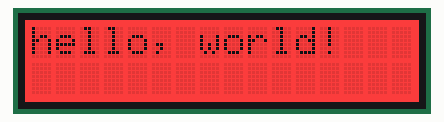
This sketch was run on a simulated Arduino Uno, built with avr-gcc and run on an emulated ATmega328P. Parts: 16×2 character LCD.

Above: at 0.1 s.
At 5.0 s:
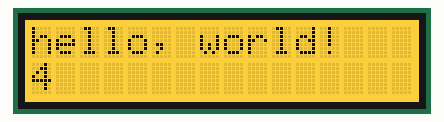
At 9.99 s:
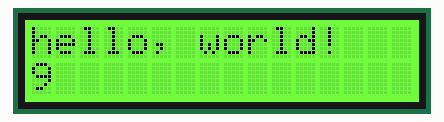
At 19.97 s:
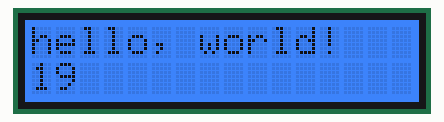
At 29.95 s:
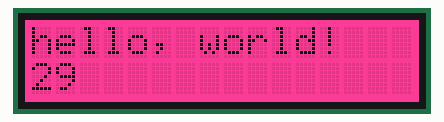
At 39.94 s:
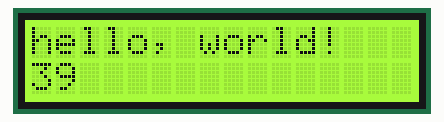

The sketch:

lcd_keypad_shield_dfrobot.ino
```cpp
// (licence header left out)
#include "DFRobot_RGBLCD1602.h"

int colorR = 255;
int colorG = 0;
int colorB = 0;

/*
  Change the RGBaddr value based on the hardware version
  -----------------------------------------
       Moudule        | Version| RGBAddr|
  -----------------------------------------
  LCD1602 Module      |  V1.0  | 0x60   |
  -----------------------------------------
  LCD1602 Module      |  V1.1  | 0x6B   |
  -----------------------------------------
  LCD1602 RGB Module  |  V1.0  | 0x60   |
  -----------------------------------------
  LCD1602 RGB Module  |  V2.0  | 0x2D   |
  -----------------------------------------
*/

DFRobot_RGBLCD1602 lcd(/*RGBAddr*/0x60 ,/*lcdCols*/16,/*lcdRows*/2);  //16 characters and 2 lines of show

// 0: fade in G, 1: fade out R, 2: fade in B, 3: fade out G, 4: fade in R, 5: fade out B
int stage = 0;
int speed = 5; // Higher number = faster color change

void updateColor() {
  switch (stage) {
    case 0:
      colorG += speed;
      if (colorG >= 255) {
        colorG = 255;
        stage = 1;
      }
      break;
    case 1:
      colorR -= speed;
      if (colorR <= 0) {
        colorR = 0;
        stage = 2;
      }
      break;
    case 2:
      colorB += speed;
      if (colorB >= 255) {
        colorB = 255;
        stage = 3;
      }
      break;
    case 3:
      colorG -= speed;
      if (colorG <= 0) {
        colorG = 0;
        stage = 4;
      }
      break;
    case 4:
      colorR += speed;
      if (colorR >= 255) {
        colorR = 255;
        stage = 5;
      }
      break;
    case 5:
      colorB -= speed;
      if (colorB <= 0) {
        colorB = 0;
        stage = 6;
      }
      break;
  }

  // Reset loop back to stage 0
  if (stage == 6) {
    stage = 0;
  }
}

void setup() {
  /**
      @brief initialize the LCD and master IIC
  */
  lcd.init();

  lcd.setRGB(colorR, colorG, colorB);

  // Print a message to the LCD.
  lcd.print("hello, world!");

  delay(1000);
}

void loop() {
  // set the cursor to column 0, line 1
  // (note: line 1 is the second row, since counting begins with 0):
  /**
      @brief set cursor position
      @param col columns optional range 0-15
      @param row rows optional range 0-1，0 is the first row, 1 is the second row
  */
  lcd.setCursor(0, 1);
  // print the number of seconds since reset:
  lcd.print(millis() / 1000);
  updateColor();
  lcd.setRGB(colorR, colorG, colorB);

  delay(100);
}
```
